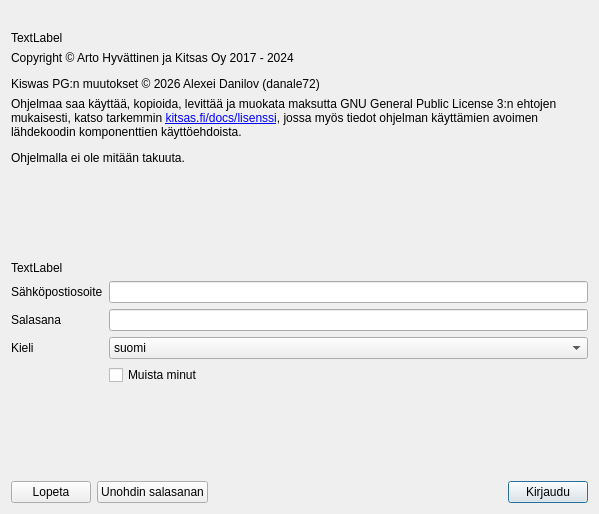
<?xml version="1.0" encoding="UTF-8"?>
<ui version="4.0">
 <class>ToffeeLogin</class>
 <widget class="QDialog" name="ToffeeLogin">
  <property name="geometry">
   <rect>
    <x>0</x>
    <y>0</y>
    <width>599</width>
    <height>514</height>
   </rect>
  </property>
  <property name="windowTitle">
   <string>Kirjaudu Kitsaaseen</string>
  </property>
  <layout class="QVBoxLayout" name="verticalLayout">
   <item>
    <widget class="QLabel" name="label">
     <property name="text">
      <string/>
     </property>
     <property name="pixmap">
      <pixmap resource="../pic/pic.qrc">:/pic/kitsaspro.png</pixmap>
     </property>
     <property name="alignment">
      <set>Qt::AlignmentFlag::AlignCenter</set>
     </property>
    </widget>
   </item>
   <item>
    <widget class="QLabel" name="versioLabel">
     <property name="text">
      <string>TextLabel</string>
     </property>
    </widget>
   </item>
   <item>
    <widget class="QLabel" name="label_6">
     <property name="text">
      <string>&lt;p&gt;Copyright &amp;copy; Arto Hyvättinen ja Kitsas Oy 2017 - 2024&lt;/p&gt;&lt;p&gt;Kiswas PG:n muutokset © 2026 Alexei Danilov (danale72)&lt;/p&gt;</string>
     </property>
    </widget>
   </item>
   <item>
    <widget class="QLabel" name="label_5">
     <property name="text">
      <string>&lt;p&gt;Ohjelmaa saa käyttää, kopioida, levittää ja muokata maksutta GNU General Public License 3:n ehtojen mukaisesti, katso tarkemmin &lt;a href=&quot;https://kitsas.fi/docs/lisenssi&quot;&gt;kitsas.fi/docs/lisenssi&lt;/a&gt;, jossa myös tiedot ohjelman käyttämien avoimen lähdekoodin komponenttien käyttöehdoista.&lt;/p&gt;
&lt;p&gt;Ohjelmalla ei ole mitään takuuta.&lt;/p&gt;</string>
     </property>
     <property name="wordWrap">
      <bool>true</bool>
     </property>
     <property name="openExternalLinks">
      <bool>true</bool>
     </property>
    </widget>
   </item>
   <item>
    <spacer name="verticalSpacer_2">
     <property name="orientation">
      <enum>Qt::Orientation::Vertical</enum>
     </property>
     <property name="sizeHint" stdset="0">
      <size>
       <width>20</width>
       <height>40</height>
      </size>
     </property>
    </spacer>
   </item>
   <item>
    <widget class="QLabel" name="infoLabel">
     <property name="text">
      <string>TextLabel</string>
     </property>
    </widget>
   </item>
   <item>
    <layout class="QFormLayout" name="formLayout">
     <item row="0" column="0">
      <widget class="QLabel" name="label_2">
       <property name="text">
        <string>Sähköpostiosoite</string>
       </property>
       <property name="buddy">
        <cstring>emailEdit</cstring>
       </property>
      </widget>
     </item>
     <item row="0" column="1">
      <widget class="QLineEdit" name="emailEdit"/>
     </item>
     <item row="1" column="0">
      <widget class="QLabel" name="salaLabel">
       <property name="text">
        <string>Salasana</string>
       </property>
       <property name="buddy">
        <cstring>salaEdit</cstring>
       </property>
      </widget>
     </item>
     <item row="1" column="1">
      <widget class="QLineEdit" name="salaEdit">
       <property name="echoMode">
        <enum>QLineEdit::EchoMode::Password</enum>
       </property>
      </widget>
     </item>
     <item row="2" column="0">
      <widget class="QLabel" name="label_4">
       <property name="text">
        <string>Kieli</string>
       </property>
       <property name="buddy">
        <cstring>kieliCombo</cstring>
       </property>
      </widget>
     </item>
     <item row="2" column="1">
      <widget class="QComboBox" name="kieliCombo">
       <item>
        <property name="text">
         <string>suomi</string>
        </property>
        <property name="icon">
         <iconset resource="../pic/pic.qrc">
          <normaloff>:/liput/fi.png</normaloff>:/liput/fi.png</iconset>
        </property>
       </item>
       <item>
        <property name="text">
         <string>ruotsi</string>
        </property>
        <property name="icon">
         <iconset resource="../pic/pic.qrc">
          <normaloff>:/liput/sv.png</normaloff>:/liput/sv.png</iconset>
        </property>
       </item>
       <item>
        <property name="text">
         <string>englanti (beta)</string>
        </property>
        <property name="icon">
         <iconset resource="../pic/pic.qrc">
          <normaloff>:/liput/gb.png</normaloff>:/liput/gb.png</iconset>
        </property>
       </item>
      </widget>
     </item>
     <item row="3" column="1">
      <widget class="QCheckBox" name="muistaBox">
       <property name="text">
        <string>Muista minut</string>
       </property>
      </widget>
     </item>
    </layout>
   </item>
   <item>
    <spacer name="verticalSpacer">
     <property name="orientation">
      <enum>Qt::Orientation::Vertical</enum>
     </property>
     <property name="sizeHint" stdset="0">
      <size>
       <width>20</width>
       <height>40</height>
      </size>
     </property>
    </spacer>
   </item>
   <item>
    <layout class="QHBoxLayout" name="horizontalLayout">
     <item>
      <widget class="QPushButton" name="lopetaNappi">
       <property name="text">
        <string>Lopeta</string>
       </property>
       <property name="icon">
        <iconset resource="../pic/pic.qrc">
         <normaloff>:/pic/peru.png</normaloff>:/pic/peru.png</iconset>
       </property>
      </widget>
     </item>
     <item>
      <widget class="QPushButton" name="unohdusNappi">
       <property name="text">
        <string>Unohdin salasanan</string>
       </property>
       <property name="icon">
        <iconset resource="../pic/pic.qrc">
         <normaloff>:/pic/lukitsematta.png</normaloff>:/pic/lukitsematta.png</iconset>
       </property>
      </widget>
     </item>
     <item>
      <spacer name="horizontalSpacer">
       <property name="orientation">
        <enum>Qt::Orientation::Horizontal</enum>
       </property>
       <property name="sizeHint" stdset="0">
        <size>
         <width>40</width>
         <height>20</height>
        </size>
       </property>
      </spacer>
     </item>
     <item>
      <widget class="QPushButton" name="loginNappi">
       <property name="text">
        <string>Kirjaudu</string>
       </property>
       <property name="icon">
        <iconset resource="../pic/pic.qrc">
         <normaloff>:/pixaby/log-in.svg</normaloff>:/pixaby/log-in.svg</iconset>
       </property>
       <property name="default">
        <bool>true</bool>
       </property>
      </widget>
     </item>
    </layout>
   </item>
  </layout>
 </widget>
 <resources>
  <include location="../pic/pic.qrc"/>
 </resources>
 <connections>
  <connection>
   <sender>lopetaNappi</sender>
   <signal>clicked()</signal>
   <receiver>ToffeeLogin</receiver>
   <slot>reject()</slot>
   <hints>
    <hint type="sourcelabel">
     <x>72</x>
     <y>483</y>
    </hint>
    <hint type="destinationlabel">
     <x>82</x>
     <y>423</y>
    </hint>
   </hints>
  </connection>
 </connections>
</ui>
